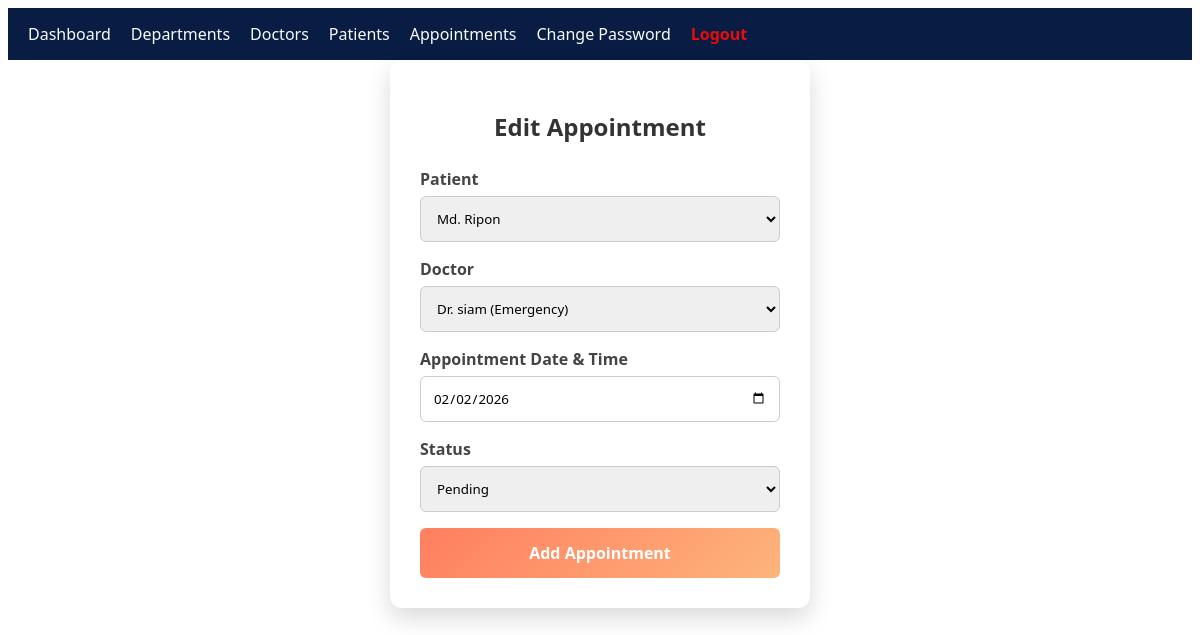
The app's page /edit_appointment/5/ (signed in) with its own data.
### myapp/models.py (models this page shows, shortened)
class Appointment(models.Model):
    Status = [
        ('Pending', 'Pending'),
        ('Completed', 'Completed'),
        ('Cancelled', 'Cancelled'),
    ]
    patient = models.ForeignKey(Patient, on_delete=models.CASCADE, null=True)
    doctor = models.ForeignKey(Doctor, on_delete=models.CASCADE, null=True)
    appointment_date = models.DateTimeField(null=True)
    status = models.CharField(choices=Status, max_length=100, null=True)

class Patient(models.Model):
    GENDER_TYPES = [
        ('Female', 'Female'),
        ('Male', 'Male'),
        ('Others', 'Others'),
    ]
    user = models.OneToOneField(CustomUser, on_delete=models.CASCADE, null= True)
    name = models.CharField(max_length=100, null=True)
    age = models.IntegerField(null=True)
    gender = models.CharField(choices=GENDER_TYPES, max_length=100, null=True)
    phone = models.IntegerField(null=True)
    address = models.TextField(null=True)
    doctor = models.ForeignKey(Doctor, on_delete=models.CASCADE, null=True)

class Doctor(models.Model):
    Doctor_Types = [
        ('Dentist', 'Dentist'),
        ('Dermatologist', 'Dermatologist'),
    ]
    user = models.OneToOneField(CustomUser,on_delete=models.CASCADE, null=True)
    name = models.CharField(max_length=100, null=True)
    specialization = models.CharField(choices=Doctor_Types, max_length=100, null=True)
    phone = models.IntegerField(null=True)
    email = models.EmailField(null=True)
    department = models.ForeignKey(Department, on_delete=models.CASCADE, null=True)

### myapp/views.py (the view, shortened to what this page needs)
# urls.py: path('edit_appointment/<int:id>/', edit_appointment, name="edit_appointment"),
@login_required
def edit_appointment(request, id):
    appoin = Appointment.objects.get(id=id)
    pat = Patient.objects.all()
    doc = Doctor.objects.all()
    return render(request, 'appointment/edit_appointment.html', {
        'Appoin': appoin,
        'Pat': pat,
        'Doc': doc
    })

### myapp/templates/appointment/edit_appointment.html (shortened to what this page needs)
{% extends 'master/base.html' %}
{% block body %}
<!DOCTYPE html>
<html lang="en">
<head>
</head>
<body>
    <div class="category-form-box">
        <h2>Edit Appointment</h2>
        <form action="" method="post">
            <label for="patient">Patient</label>
            <select id="patient" name="patient" required>
                {% for p in Pat %}
                    <option value="{{ p.id }}"
                    {% if  p.id == Appoin.patient.id %}
                selected
            {% endif %}
                    >{{ p.name }}</option>
                {% endfor %}
            </select>
            <label for="doctor">Doctor</label>
            <select id="doctor" name="doctor" required>
                {% for d in Doc %}
                    <option value="{{ d.id }}"
                    {% if d.id == Appoin.doctor.id %}
        selected
    {% endif %}
                    >{{ d.name }} ({{ d.department.name }})</option>
                {% endfor %}
            </select>
            <label for="appointment_date">Appointment Date & Time</label>
            <input type="date" value="{{ Appoin.appointment_date|date:'Y-m-d' }}" id="appointment_date" name="appointment_date" required>
            <label for="status">Status</label>
            <select id="status" name="status">
    <option value="Pending" {% if Appoin.status == "Pending" %}selected{% endif %}>Pending</option>
</select>
            <input type="submit" value="Add Appointment">
        </form>
    </div>
</body>
</html>
{% endblock body %}

### myapp/templates/appointment/edit_appointment.html (style rules this page uses)
* { box-sizing: border-box; font-family: "Segoe UI", Tahoma, sans-serif; }
.category-form-box { background: #fff; width: 100%; max-width: 420px; padding: 30px; border-radius: 12px; box-shadow: 0 10px 25px rgba(0, 0, 0, 0.15); margin: auto; }
.category-form-box h2 { text-align: center; margin-bottom: 25px; color: #333; }
label { display: block; margin-bottom: 6px; font-weight: 600; color: #444; }
input[type=text], input[type=date], select { width: 100%; padding: 12px; margin-bottom: 16px; border: 1px solid #ccc; border-radius: 6px; transition: border-color 0.3s, box-shadow 0.3s; }
input[type=submit] { width: 100%; padding: 14px; background: linear-gradient(135deg, #ff7e5f, #feb47b); color: #fff; font-size: 16px; font-weight: bold; border: none; border-radius: 6px; cursor: pointer; transition: transform 0.2s, box-shadow 0.2s; }

### records on screen
Appointment: patient "Md. Ripon", doctor "Dr. siam (Emergency)", appointment_date "02/02/2026", status "Pending"
